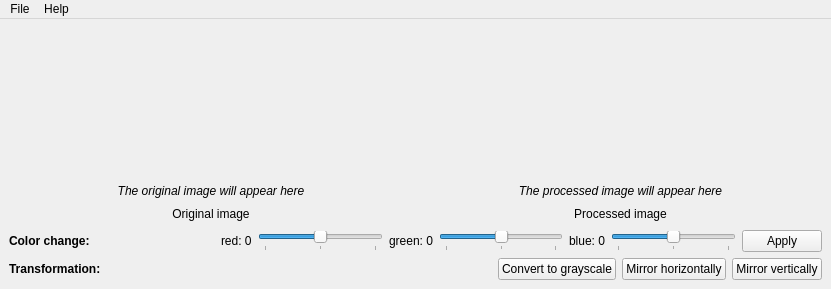
<?xml version="1.0" encoding="UTF-8"?>
<ui version="4.0">
 <class>MainWindow</class>
 <widget class="QMainWindow" name="MainWindow">
  <property name="geometry">
   <rect>
    <x>0</x>
    <y>0</y>
    <width>831</width>
    <height>289</height>
   </rect>
  </property>
  <property name="windowTitle">
   <string>Image Edit</string>
  </property>
  <property name="windowIcon">
   <iconset theme="image">
    <normaloff>.</normaloff>.</iconset>
  </property>
  <property name="locale">
   <locale language="German" country="Germany"/>
  </property>
  <widget class="QWidget" name="centralwidget">
   <layout class="QVBoxLayout" name="verticalLayout">
    <item>
     <layout class="QHBoxLayout" name="horizontalLayout">
      <item>
       <layout class="QVBoxLayout" name="verticalLayout_4">
        <item>
         <widget class="QLabel" name="originalImg">
          <property name="minimumSize">
           <size>
            <width>240</width>
            <height>135</height>
           </size>
          </property>
          <property name="maximumSize">
           <size>
            <width>5000</width>
            <height>5000</height>
           </size>
          </property>
          <property name="font">
           <font>
            <italic>true</italic>
           </font>
          </property>
          <property name="text">
           <string>The original image will appear here</string>
          </property>
          <property name="scaledContents">
           <bool>false</bool>
          </property>
          <property name="alignment">
           <set>Qt::AlignBottom|Qt::AlignHCenter</set>
          </property>
         </widget>
        </item>
        <item>
         <widget class="QLabel" name="label">
          <property name="maximumSize">
           <size>
            <width>16777215</width>
            <height>20</height>
           </size>
          </property>
          <property name="text">
           <string>Original image</string>
          </property>
          <property name="alignment">
           <set>Qt::AlignCenter</set>
          </property>
         </widget>
        </item>
       </layout>
      </item>
      <item>
       <layout class="QVBoxLayout" name="verticalLayout_5">
        <item>
         <widget class="QLabel" name="editedImg">
          <property name="minimumSize">
           <size>
            <width>240</width>
            <height>135</height>
           </size>
          </property>
          <property name="maximumSize">
           <size>
            <width>5000</width>
            <height>5000</height>
           </size>
          </property>
          <property name="font">
           <font>
            <italic>true</italic>
           </font>
          </property>
          <property name="text">
           <string>The processed image will appear here</string>
          </property>
          <property name="scaledContents">
           <bool>false</bool>
          </property>
          <property name="alignment">
           <set>Qt::AlignBottom|Qt::AlignHCenter</set>
          </property>
         </widget>
        </item>
        <item>
         <widget class="QLabel" name="label_2">
          <property name="maximumSize">
           <size>
            <width>16777215</width>
            <height>20</height>
           </size>
          </property>
          <property name="text">
           <string>Processed image</string>
          </property>
          <property name="alignment">
           <set>Qt::AlignCenter</set>
          </property>
         </widget>
        </item>
       </layout>
      </item>
     </layout>
    </item>
    <item>
     <layout class="QHBoxLayout" name="horizontalLayout_4">
      <item>
       <widget class="QLabel" name="label_3">
        <property name="font">
         <font>
          <weight>75</weight>
          <bold>true</bold>
         </font>
        </property>
        <property name="text">
         <string>Color change:</string>
        </property>
       </widget>
      </item>
      <item>
       <spacer name="horizontalSpacer_2">
        <property name="orientation">
         <enum>Qt::Horizontal</enum>
        </property>
        <property name="sizeHint" stdset="0">
         <size>
          <width>40</width>
          <height>20</height>
         </size>
        </property>
       </spacer>
      </item>
      <item>
       <widget class="QLabel" name="redLabel">
        <property name="text">
         <string>red: 0</string>
        </property>
       </widget>
      </item>
      <item>
       <widget class="QSlider" name="redSlider">
        <property name="minimum">
         <number>-50</number>
        </property>
        <property name="maximum">
         <number>50</number>
        </property>
        <property name="orientation">
         <enum>Qt::Horizontal</enum>
        </property>
        <property name="tickPosition">
         <enum>QSlider::TicksBelow</enum>
        </property>
        <property name="tickInterval">
         <number>50</number>
        </property>
       </widget>
      </item>
      <item>
       <widget class="QLabel" name="greenLabel">
        <property name="text">
         <string>green: 0</string>
        </property>
       </widget>
      </item>
      <item>
       <widget class="QSlider" name="greenSlider">
        <property name="minimum">
         <number>-50</number>
        </property>
        <property name="maximum">
         <number>50</number>
        </property>
        <property name="value">
         <number>0</number>
        </property>
        <property name="orientation">
         <enum>Qt::Horizontal</enum>
        </property>
        <property name="invertedAppearance">
         <bool>false</bool>
        </property>
        <property name="tickPosition">
         <enum>QSlider::TicksBelow</enum>
        </property>
        <property name="tickInterval">
         <number>50</number>
        </property>
       </widget>
      </item>
      <item>
       <widget class="QLabel" name="blueLabel">
        <property name="text">
         <string>blue: 0</string>
        </property>
       </widget>
      </item>
      <item>
       <widget class="QSlider" name="blueSlider">
        <property name="minimum">
         <number>-50</number>
        </property>
        <property name="maximum">
         <number>50</number>
        </property>
        <property name="orientation">
         <enum>Qt::Horizontal</enum>
        </property>
        <property name="tickPosition">
         <enum>QSlider::TicksBelow</enum>
        </property>
        <property name="tickInterval">
         <number>50</number>
        </property>
       </widget>
      </item>
      <item>
       <widget class="QPushButton" name="colorBtn">
        <property name="text">
         <string>Apply</string>
        </property>
       </widget>
      </item>
     </layout>
    </item>
    <item>
     <layout class="QHBoxLayout" name="horizontalLayout_2">
      <item>
       <widget class="QLabel" name="label_4">
        <property name="font">
         <font>
          <weight>75</weight>
          <bold>true</bold>
         </font>
        </property>
        <property name="text">
         <string>Transformation:</string>
        </property>
       </widget>
      </item>
      <item>
       <spacer name="horizontalSpacer">
        <property name="orientation">
         <enum>Qt::Horizontal</enum>
        </property>
        <property name="sizeHint" stdset="0">
         <size>
          <width>40</width>
          <height>20</height>
         </size>
        </property>
       </spacer>
      </item>
      <item>
       <widget class="QPushButton" name="grayscaleBtn">
        <property name="text">
         <string>Convert to grayscale</string>
        </property>
       </widget>
      </item>
      <item>
       <widget class="QPushButton" name="mirrorHorizontalBtn">
        <property name="text">
         <string>Mirror horizontally</string>
        </property>
       </widget>
      </item>
      <item>
       <widget class="QPushButton" name="mirrorVerticalBtn">
        <property name="enabled">
         <bool>true</bool>
        </property>
        <property name="text">
         <string>Mirror vertically</string>
        </property>
       </widget>
      </item>
     </layout>
    </item>
   </layout>
  </widget>
  <widget class="QMenuBar" name="menuBar">
   <property name="geometry">
    <rect>
     <x>0</x>
     <y>0</y>
     <width>831</width>
     <height>30</height>
    </rect>
   </property>
   <widget class="QMenu" name="menuFile">
    <property name="title">
     <string>File</string>
    </property>
    <addaction name="actionOpen"/>
    <addaction name="actionSave"/>
    <addaction name="actionQuit"/>
   </widget>
   <widget class="QMenu" name="menuHelp">
    <property name="title">
     <string>Help</string>
    </property>
    <addaction name="actionAbout"/>
   </widget>
   <addaction name="menuFile"/>
   <addaction name="menuHelp"/>
  </widget>
  <action name="actionQuit">
   <property name="text">
    <string>Quit</string>
   </property>
  </action>
  <action name="actionOpen">
   <property name="text">
    <string>Open</string>
   </property>
  </action>
  <action name="actionBrowse">
   <property name="text">
    <string>Browse</string>
   </property>
  </action>
  <action name="actionSave">
   <property name="text">
    <string>Save</string>
   </property>
  </action>
  <action name="actionAbout">
   <property name="text">
    <string>About</string>
   </property>
  </action>
 </widget>
 <resources/>
 <connections/>
</ui>
